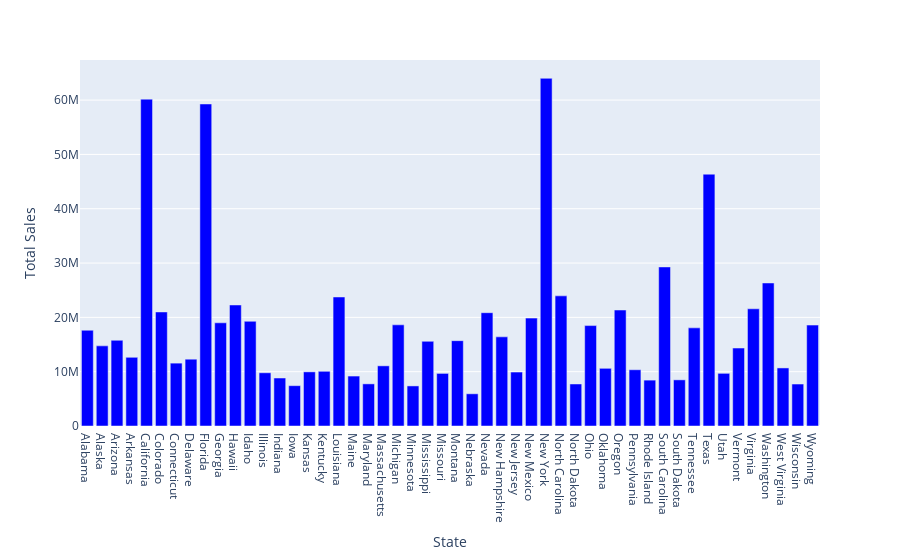
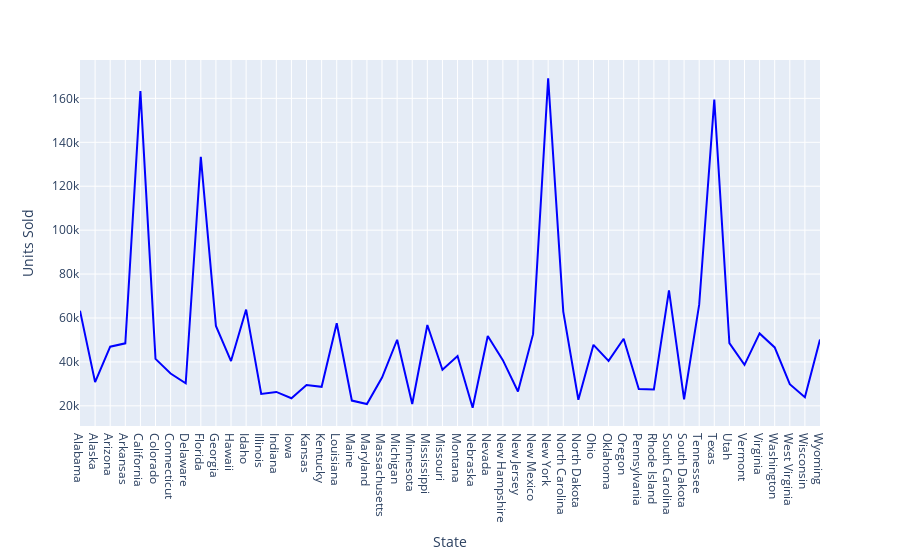
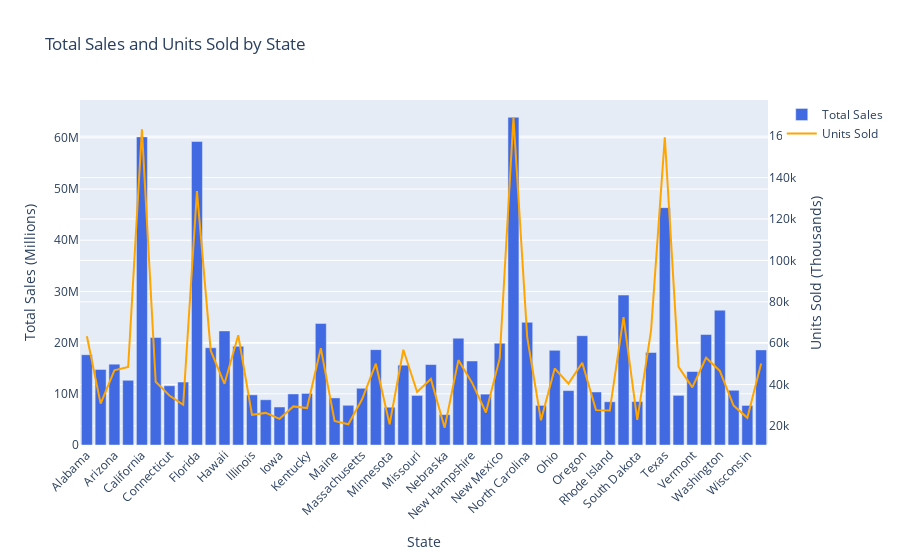

The notebook cell these images were saved under, in order:
### Code cell
##########################################3
# Graph logic 1
states_df = df['State'].unique()

total_sales_bystate = df.groupby('State')['TotalSales'].sum().sort_index()
sumTotal = total_sales_bystate.to_frame(name= 'State')

# Graph Logic 2
units_sold_bystate = df.groupby('State')['UnitsSold'].sum().sort_index()
unitTotal = units_sold_bystate.to_frame(name='State')

# Graph Logic 3
grand_df= df.groupby('State')[['TotalSales','UnitsSold']].sum().sort_index()

plt.figure(figsize=(11,15))



###############################
# Create Plot 1
color = ['blue']
fig1 = px.bar(data_frame=sumTotal, 
            x=sumTotal.index, 
            y='State', 
            color_discrete_sequence=color,
            
)

# Create Plot 2
fig2 = px.line(data_frame=unitTotal,
               x=unitTotal.index,
               y='State',
               color_discrete_sequence=color
       
 )

# Create Plot 3

# Create traces for fig3
trace1 = go.Bar(
    x=grand_df.index,
    y=grand_df['TotalSales'],
    name='Total Sales',
    marker_color='royalblue'
)


trace3 = go.Scatter(
    # x=grand_df.index,
    # y=grand_df['UnitsSold'],
    x=unitTotal.index,
    y=unitTotal['State'],
    name='Units Sold',
    line_color='orange',
    marker_opacity=0,
    yaxis='y2'
    # Hide markers for cleaner line
)

# Combine traces into fig3
fig3 = go.Figure(data=[trace1, trace3])




##############################
# Customize Plots
fig1.update_layout(
    xaxis_title='State',
    yaxis_title='Total Sales'
)

fig2.update_layout(
    xaxis_title='State',
    yaxis_title='Units Sold'
)


# Update layouts for all figures (modify as needed for fig1 & fig2)
fig3.update_layout(
    title='Total Sales and Units Sold by State',
    xaxis_title='State',
    xaxis_tickangle=-45,
    yaxis_title='Total Sales (Millions)',  # Label for primary y-axis
    yaxis2=dict(
        title='Units Sold (Thousands)',  # Label for secondary y-axis
        overlaying='y',
        side='right'
    )   
)

# Show Graph 
plt.savefig('unitsSoldByState.png', dpi=300)
fig1.show() 
fig2.show()
fig3.show()
grand_df.head(5)

### Figure 1 — Plotly figure (JSON) as saved in the notebook; plotly's stock layout.template omitted (floating-point values rounded to 4 significant figures)
{"data": [{"alignmentgroup": "True", "hovertemplate": "index=%{x}<br>State=%{y}<extra></extra>", "legendgroup": "", "marker": {"color": "blue", "pattern": {"shape": ""}}, "name": "", "offsetgroup": "", "orientation": "v", "showlegend": false, "textposition": "auto", "type": "bar", "x": ["Alabama", "Alaska", "Arizona", "Arkansas", "California", "Colorado", "Connecticut", "Delaware", "Florida", "Georgia", "Hawaii", "Idaho", "Illinois", "Indiana", "Iowa", "Kansas", "Kentucky", "Louisiana", "Maine", "Maryland", "Massachusetts", "Michigan", "Minnesota", "Mississippi", "Missouri", "Montana", "Nebraska", "Nevada", "New Hampshire", "New Jersey", "New Mexico", "New York", "North Carolina", "North Dakota", "Ohio", "Oklahoma", "Oregon", "Pennsylvania", "Rhode Island", "South Carolina", "South Dakota", "Tennessee", "Texas", "Utah", "Vermont", "Virginia", "Washington", "West Virginia", "Wisconsin", "Wyoming"], "xaxis": "x", "y": [17633424, 14750000.0, 15780000.0, 12639347, 60174133, 20996536, 11573448, 12298412, 59280000.0, 18997466, 22282457, 19276878, 9797488, 8836198, 7424011, 9972864, 10072848, 23750000.0, 9195978, 7758059, 11076810, 18625433, 7378068, 15590000.0, 9683265, 15710886, 5929038, 20858509, 16410000.0, 9934246, 19870000.0, 64011539, 23956531, 7735580, 18484583, 10620734, 21349674, 10357519, 8446806, 29285637, 8495576, 18067440, 46359746, 9696420, 14352923, 21575040, 26330000.0, 10689160, 7727469, 18577517], "yaxis": "y"}], "layout": {"barmode": "relative", "legend": {"tracegroupgap": 0}, "margin": {"t": 60}, "xaxis": {"anchor": "y", "domain": [0, 1], "title": {"text": "State"}}, "yaxis": {"anchor": "x", "domain": [0, 1], "title": {"text": "Total Sales"}}}}

### Figure 2 — Plotly figure (JSON) as saved in the notebook; plotly's stock layout.template omitted (floating-point values rounded to 4 significant figures)
{"data": [{"hovertemplate": "index=%{x}<br>State=%{y}<extra></extra>", "legendgroup": "", "line": {"color": "blue", "dash": "solid"}, "marker": {"symbol": "circle"}, "mode": "lines", "name": "", "orientation": "v", "showlegend": false, "type": "scatter", "x": ["Alabama", "Alaska", "Arizona", "Arkansas", "California", "Colorado", "Connecticut", "Delaware", "Florida", "Georgia", "Hawaii", "Idaho", "Illinois", "Indiana", "Iowa", "Kansas", "Kentucky", "Louisiana", "Maine", "Maryland", "Massachusetts", "Michigan", "Minnesota", "Mississippi", "Missouri", "Montana", "Nebraska", "Nevada", "New Hampshire", "New Jersey", "New Mexico", "New York", "North Carolina", "North Dakota", "Ohio", "Oklahoma", "Oregon", "Pennsylvania", "Rhode Island", "South Carolina", "South Dakota", "Tennessee", "Texas", "Utah", "Vermont", "Virginia", "Washington", "West Virginia", "Wisconsin", "Wyoming"], "xaxis": "x", "y": [63327, 30815, 46919, 48468, 163284, 41378, 34696, 30275, 133430, 56391, 40375, 63827, 25407, 26332, 23446, 29463, 28664, 57615, 22410, 20818, 32895, 50095, 20838, 56814, 36404, 42713, 19154, 51831, 40812, 26540, 52633, 169140, 62936, 22781, 47781, 40459, 50536, 27662, 27473, 72610, 22973, 66077, 159500, 48548, 38685, 52969, 46611, 29873, 23950, 50228], "yaxis": "y"}], "layout": {"legend": {"tracegroupgap": 0}, "margin": {"t": 60}, "xaxis": {"anchor": "y", "domain": [0, 1], "title": {"text": "State"}}, "yaxis": {"anchor": "x", "domain": [0, 1], "title": {"text": "Units Sold"}}}}

### Figure 3 — Plotly figure (JSON) as saved in the notebook; plotly's stock layout.template omitted (floating-point values rounded to 4 significant figures)
{"data": [{"marker": {"color": "royalblue"}, "name": "Total Sales", "type": "bar", "x": ["Alabama", "Alaska", "Arizona", "Arkansas", "California", "Colorado", "Connecticut", "Delaware", "Florida", "Georgia", "Hawaii", "Idaho", "Illinois", "Indiana", "Iowa", "Kansas", "Kentucky", "Louisiana", "Maine", "Maryland", "Massachusetts", "Michigan", "Minnesota", "Mississippi", "Missouri", "Montana", "Nebraska", "Nevada", "New Hampshire", "New Jersey", "New Mexico", "New York", "North Carolina", "North Dakota", "Ohio", "Oklahoma", "Oregon", "Pennsylvania", "Rhode Island", "South Carolina", "South Dakota", "Tennessee", "Texas", "Utah", "Vermont", "Virginia", "Washington", "West Virginia", "Wisconsin", "Wyoming"], "y": [17633424, 14750000.0, 15780000.0, 12639347, 60174133, 20996536, 11573448, 12298412, 59280000.0, 18997466, 22282457, 19276878, 9797488, 8836198, 7424011, 9972864, 10072848, 23750000.0, 9195978, 7758059, 11076810, 18625433, 7378068, 15590000.0, 9683265, 15710886, 5929038, 20858509, 16410000.0, 9934246, 19870000.0, 64011539, 23956531, 7735580, 18484583, 10620734, 21349674, 10357519, 8446806, 29285637, 8495576, 18067440, 46359746, 9696420, 14352923, 21575040, 26330000.0, 10689160, 7727469, 18577517]}, {"line": {"color": "orange"}, "marker": {"opacity": 0}, "name": "Units Sold", "type": "scatter", "x": ["Alabama", "Alaska", "Arizona", "Arkansas", "California", "Colorado", "Connecticut", "Delaware", "Florida", "Georgia", "Hawaii", "Idaho", "Illinois", "Indiana", "Iowa", "Kansas", "Kentucky", "Louisiana", "Maine", "Maryland", "Massachusetts", "Michigan", "Minnesota", "Mississippi", "Missouri", "Montana", "Nebraska", "Nevada", "New Hampshire", "New Jersey", "New Mexico", "New York", "North Carolina", "North Dakota", "Ohio", "Oklahoma", "Oregon", "Pennsylvania", "Rhode Island", "South Carolina", "South Dakota", "Tennessee", "Texas", "Utah", "Vermont", "Virginia", "Washington", "West Virginia", "Wisconsin", "Wyoming"], "y": [63327, 30815, 46919, 48468, 163284, 41378, 34696, 30275, 133430, 56391, 40375, 63827, 25407, 26332, 23446, 29463, 28664, 57615, 22410, 20818, 32895, 50095, 20838, 56814, 36404, 42713, 19154, 51831, 40812, 26540, 52633, 169140, 62936, 22781, 47781, 40459, 50536, 27662, 27473, 72610, 22973, 66077, 159500, 48548, 38685, 52969, 46611, 29873, 23950, 50228], "yaxis": "y2"}], "layout": {"title": {"text": "Total Sales and Units Sold by State"}, "xaxis": {"tickangle": -45, "title": {"text": "State"}}, "yaxis": {"title": {"text": "Total Sales (Millions)"}}, "yaxis2": {"overlaying": "y", "side": "right", "title": {"text": "Units Sold (Thousands)"}}}}
